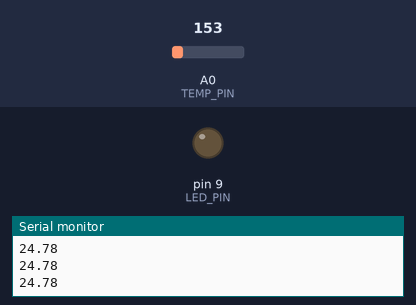
The sketch below on a simulated Arduino Uno, built with avr-gcc and run on an emulated ATmega328P. Shown: output pins drawn as LEDs (lit = HIGH), the last lines printed to the serial monitor. Inputs (shaded band) come from the test bench; at power-on: A0 (TEMP_PIN) = 153.

Above: at 1.3 s.
1.4 s: A0 (TEMP_PIN) set to 174
At 2.7 s:
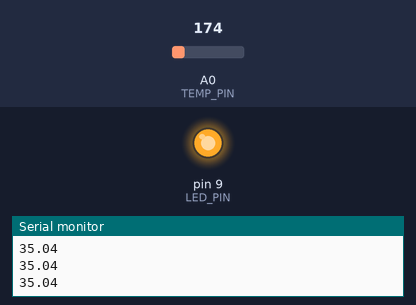
3.0 s: A0 (TEMP_PIN) set to 133
At 4.1 s:
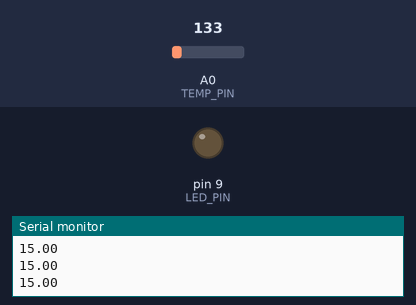
4.5 s: A0 (TEMP_PIN) set to 165
At 5.2 s:
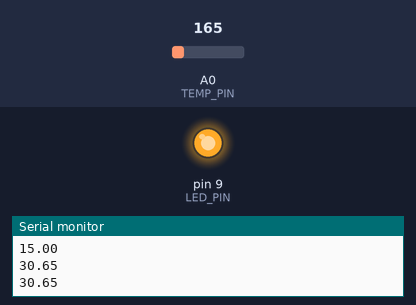
Timing chart, 0 to 7.5 s (numbered marks = the images above; inputs shaded):
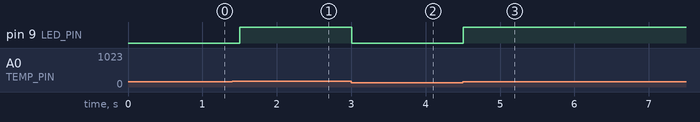

Measured:
- the behaviour switches between 157 and 158 on A0 (TEMP_PIN) (found by bisection; images 0 and 1)
- after the input at 1.4 s, pin 9 (LED_PIN): LOW → HIGH after 0.10 s
- after the input at 3.0 s, pin 9 (LED_PIN): HIGH → LOW at once
- after the input at 4.5 s, pin 9 (LED_PIN): LOW → HIGH at once

The sketch:

10-warm-light.ino
```cpp
const int LED_PIN = 9;
const int TEMP_PIN = A0;

void setup() {
  pinMode(LED_PIN, OUTPUT);
  Serial.begin(9600);
}

void loop() {
  int reading = analogRead(TEMP_PIN);
  float volts = reading * (5.0 / 1023.0);
  float celsius = (volts - 0.5) * 100.0;
  Serial.println(celsius);
  if (celsius > 27.0) {
    digitalWrite(LED_PIN, HIGH);
  } else {
    digitalWrite(LED_PIN, LOW);
  }
  delay(500);
}
```
